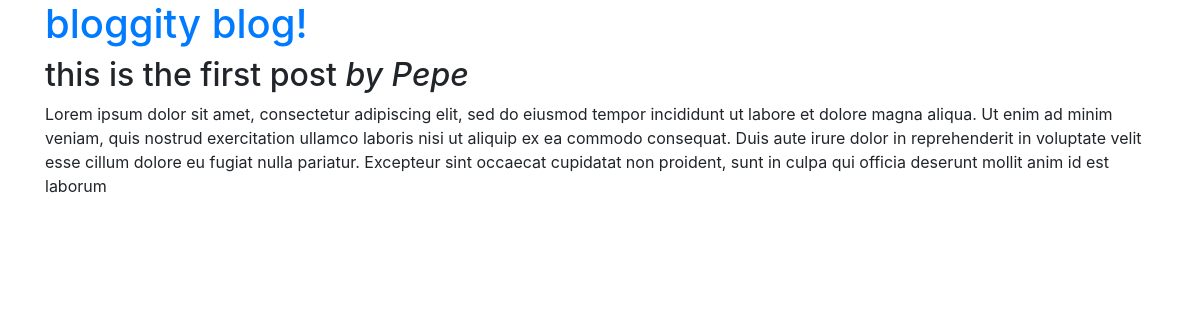
/post/1, run on the app's committed database.
### models.py (models this page shows)
class Post(db.Model):
    __tablename__ = "posts"
    id = db.Column(db.Integer, primary_key=True)
    title = db.Column(db.String(255), nullable=False)
    content = db.Column(db.String(512), nullable=False)
    id_user = db.Column(db.Integer, db.ForeignKey('users.id'), nullable=False)
    user = db.relationship('User', backref=db.backref('posts', lazy=True))

class User(db.Model):
    __tablename__ = "users"
    id = db.Column(db.Integer, primary_key=True)
    name = db.Column(db.String(255), nullable=False)
    password = db.Column(db.String(255), nullable=False)
    email = db.Column(db.String(255), nullable=False)

### app.py (the view)
@app.route("/post/<id>")
def show_post(id):
    post = Post.query.get(id)
    return render_template("post.html", post=post)

### templates/post.html (shortened to what this page needs)
<html>
    <head>
        <link rel="stylesheet" href="https://stackpath.bootstrapcdn.com/bootstrap/4.3.1/css/bootstrap.min.css">
    </head>
    <body>
        <div class="container">
            <h1><a href="/">bloggity blog!</a></h1>
            <h2>{{post.title}} <em>by {{post.user.name}}</em></h2>
            <p>{{post.content}}</p>
        </div>
    </body>
</html>

### data on the page
Post: title "this is the first post", content "Lorem ipsum dolor sit amet, consectetur adipiscing elit, sed do eiusmod tempor incididunt ut labore et dolore magna aliqua. Ut enim ad minim veniam, quis nostrud exercitation ullamco laboris nisi ut aliquip ex ea commodo consequat. Duis aute irure dolor in reprehenderit in voluptate velit esse cillum dolore eu fugiat nulla pariatur. Excepteur sint occaecat cupidatat non proident, sunt in culpa qui officia deserunt mollit anim id est laborum"
User: user.name "Pepe"
